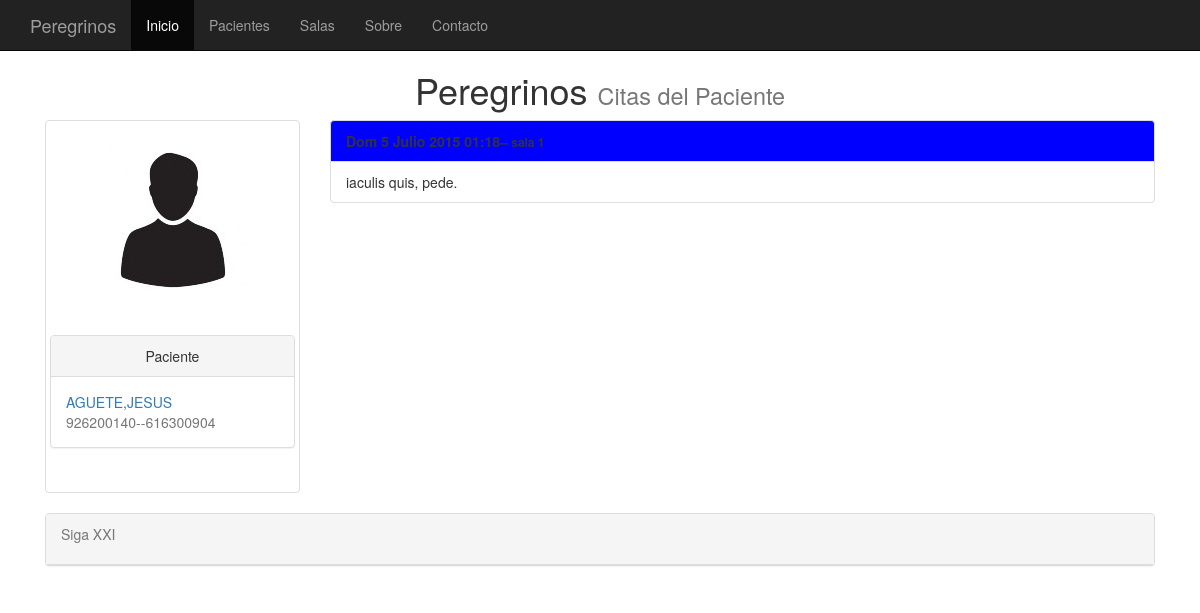
The page /citas/312/ on the database its author committed.
### clinica/models.py (models this page shows, shortened)
class clientes(models.Model):
    nombre = models.CharField(max_length=75)
    apellidos = models.CharField(max_length=75)
    telefono =  models.PositiveIntegerField(null=True, blank=True)
    telefono2 = models.PositiveIntegerField(null=True, blank=True)
    antiguedad = models.DateTimeField(default=datetime.now, blank=True)
    fotografia = models.ImageField(upload_to='imagenes', blank=True)

class citas(models.Model):
    fecha = models.DateTimeField(default=datetime.now, blank=True)
    cliente = models.ForeignKey(clientes, default=None, null=True, blank=True)
    observaciones = models.TextField()
    sala = models.ForeignKey(salas, default=None, null=True, blank=True)

class salas(models.Model):
    sala = models.CharField(max_length=25)
    color = models.CharField(max_length=7)
    observaciones = models.TextField(default=None, null=True)
    def __unicode__(self):
        return self.sala

### clinica/views.py (the view)
# urls.py: url(r'^citas/([\w]+)/$', ListaCitas.as_view(), name='listacitas' ),
class ListaCitas(ListView):
    paginate_by = 7
    def get_queryset(self):
        self.cliente = get_object_or_404(clientes, id=self.args[0])
        return citas.objects.filter(cliente=self.cliente).order_by('-fecha')
    def get_context_data(self,**kwargs):
        context = super(ListaCitas,self).get_context_data(**kwargs)
        context['cliente']=self.cliente
        return context

### templates/clinica/citas_list.html
{% extends "clinica/plantilla_clientes.html" %}
{% block titulo %}
Citas del Paciente
{% endblock %}
{% block lista %}
	<div class="col-md-9" >
		{% if object_list %}
			<div class="list-group">
				{% for citas  in object_list %}
					<spam class="list-group-item" style="background-color:{{citas.sala.color}};"  ><strong>{{ citas.fecha | date:"D j  F  Y H:i" }}<small>-- {{citas.sala}}</small></strong></spam>
					<spam class="list-group-item"><smal>{{ citas.observaciones }}</smal></spam>
			  {% endfor %}
			</div>
	        {% else %}
	            <p>No hay citas.</p>
	  	{% endif %}
</div>
{% endblock lista %}

### templates/clinica/plantilla_clientes.html (shortened to what this page needs)
{% extends "base.html" %}
{%   load   staticfiles   %}
{% block content %}
<row>
<div class="col-md-3">
	<div class="thumbnail">
		<br />
		{% if cliente.fotografia %}
			<img src="{{ cliente.fotografia.url }}" class="img-rounded" width="150" height="200" >
		{% else %}
			<img src="/media/imagenes/user.jpg" class="img-rounded">
		{% endif %}
		<br/><br />
		<div class="panel panel-default">
			<div class="panel-heading text-center">
				Paciente
			</div>
			<div class ="panel-body">
				<spam class="text-primary">{{ cliente.apellidos | capfirst}},{{ cliente.nombre | capfirst}}</spam>
				<br />
				<spam class="text-muted">{{ cliente.telefono }}--{{ cliente.telefono2 }}</spam>
  			</div>
		</div>
		<br />
	</div>
</div>
{% block lista %}
{% endblock lista %}
</row>
{% endblock content %}

### rows shown on the page
clientes: fotografia (placeholder picture), apellidos "AGUETE", nombre "JESUS", telefono "926200140", telefono2 "616300904"
citas: fecha "Dom 5 Julio 2015 01:18", sala "sala 1", observaciones "iaculis quis, pede."
